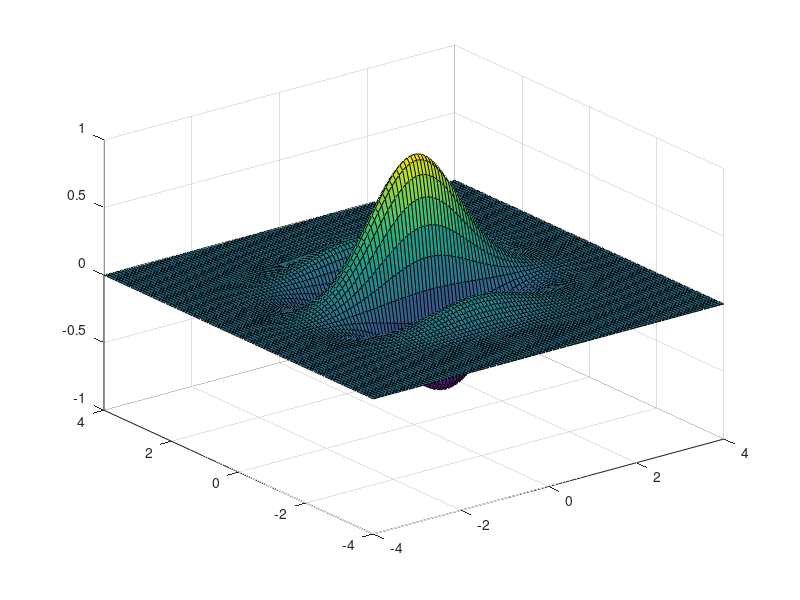
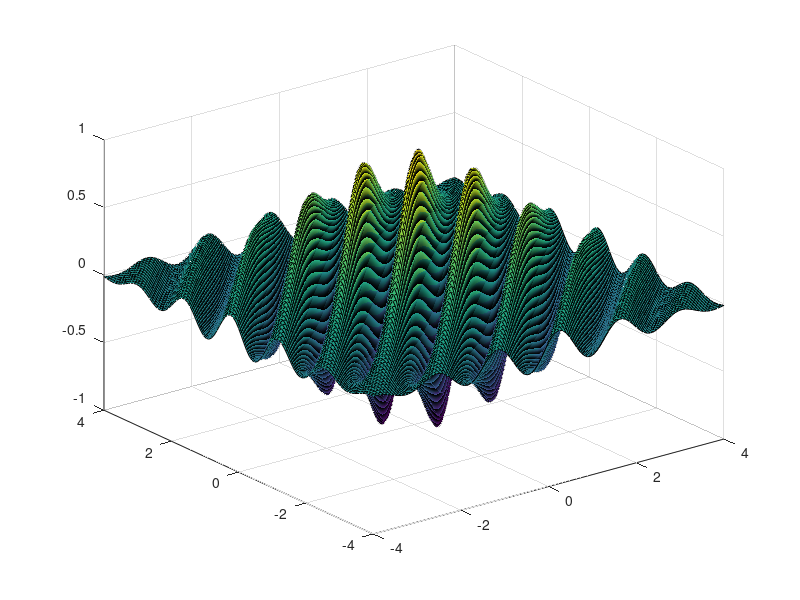

These charts were generated, in order, by the following MATLAB code:
[X,Y]=meshgrid(linspace(-4,4,101)); %build up meshgrid of coordinates
%first scene
%input parameters
lambda=2; 
theta=pi/2;
sigma=1 ;
%create function handle of targeted formula
gabor1=@(x,y) exp(-(x^2+y^2)/(2*sigma^2))*cos(2*pi/lambda*(x*cos(theta)+y*sin(theta)));
Z=arrayfun(gabor1,X,Y); %apply arrayfun to calculate Z
figure1=figure; %pop out figure
surf(X,Y,Z) %plot surface
%second scene
%input parameters
lambda=1;
theta=-pi/4;
sigma=2 ;
%create function handle of targeted formula
gabor2=@(x,y) exp(-(x^2+y^2)/(2*sigma^2))*cos(2*pi/lambda*(x*cos(theta)+y*sin(theta)));
Z=arrayfun(gabor2,X,Y);%apply arrayfun to calculate Z
figure2=figure;%pop out figure
surf(X,Y,Z)%plot surface
